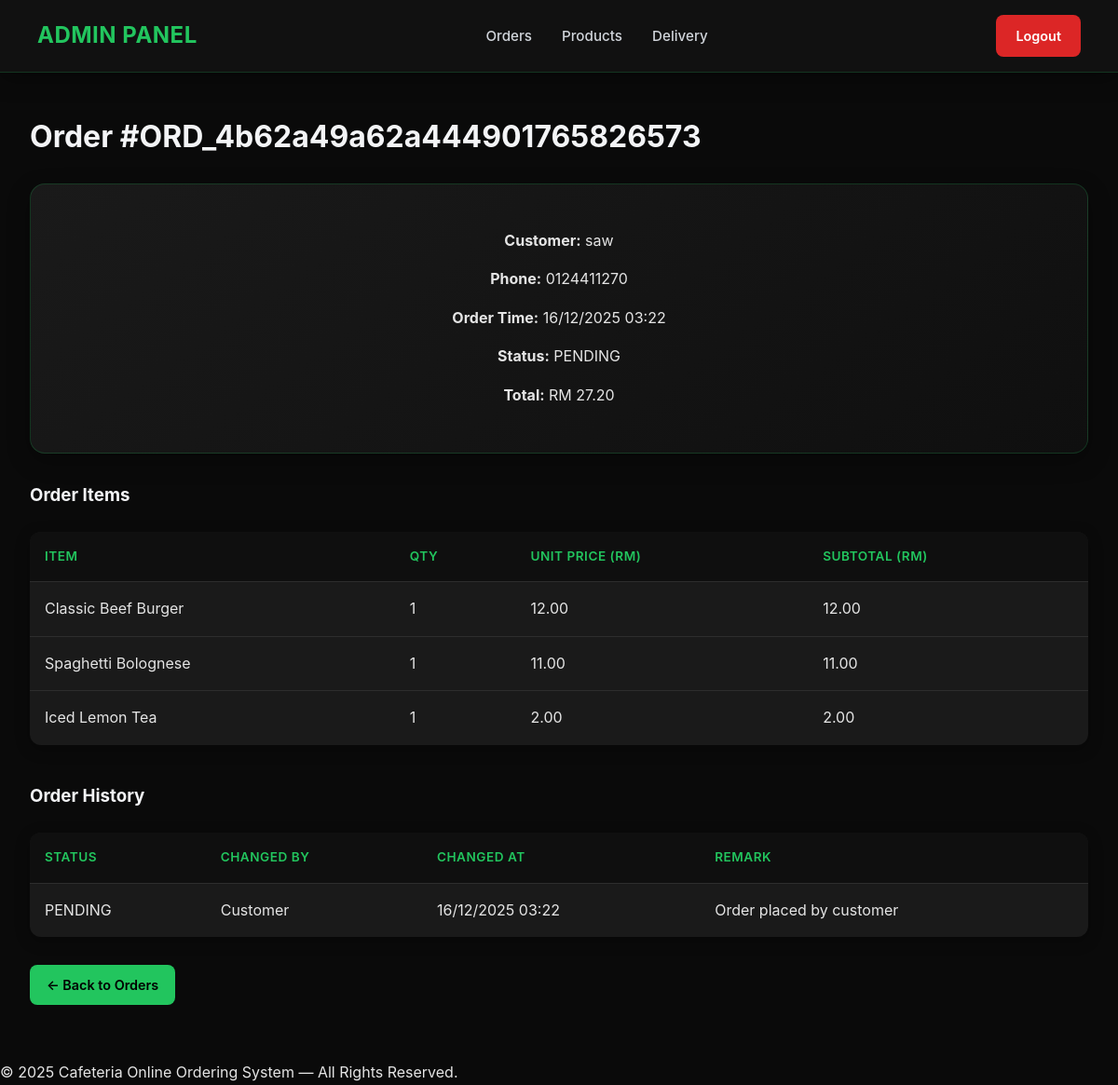
Page /admin_order_view.php?id=ORD_4b62a49a62a444901765826573 (signed in) on the committed database.
### tables this page shows
CREATE TABLE `order` (
  `OrderID` char(36) NOT NULL,
  `CustomerID` char(36) NOT NULL,
  `StaffID` char(36) DEFAULT NULL,
  `order_date` datetime NOT NULL DEFAULT current_timestamp(),
  `total_amount` decimal(10,2) NOT NULL,
  `status` enum('PENDING','CANCELLED','ACCEPTED','PREPARING','DELIVERING','COMPLETED','READY_TO_PICKUP') NOT NULL DEFAULT 'PENDING'
);

CREATE TABLE `customer` (
  `CustomerID` varchar(10) NOT NULL,
  `Name` varchar(100) DEFAULT NULL,
  `Phone` varchar(20) DEFAULT NULL,
  `Address` varchar(255) DEFAULT NULL,
  `password` varchar(255) DEFAULT NULL
);

CREATE TABLE `orderitems` (
  `ItemID` char(36) NOT NULL,
  `OrderID` char(36) NOT NULL,
  `ProductID` varchar(36) NOT NULL,
  `quantity` int(11) NOT NULL,
  `unit_price` decimal(10,2) NOT NULL
);

CREATE TABLE `product` (
  `ProductID` varchar(36) NOT NULL,
  `name` varchar(100) NOT NULL,
  `description` text DEFAULT NULL,
  `price` decimal(10,2) NOT NULL,
  `stock_quantity` int(11) NOT NULL,
  `categories` varchar(100) DEFAULT NULL,
  `ImageURL` varchar(255) DEFAULT NULL,
  `status` enum('ACTIVE','INACTIVE') DEFAULT 'ACTIVE'
);

CREATE TABLE `orderhistory` (
  `HistoryID` char(36) NOT NULL,
  `OrderID` char(36) NOT NULL,
  `status` varchar(30) NOT NULL,
  `changed_by_staff` char(36) DEFAULT NULL,
  `changed_at` datetime NOT NULL DEFAULT current_timestamp(),
  `remark` varchar(255) DEFAULT NULL
);

### admin_order_view.php (the view, shortened to what this page needs)
<?php
include 'admin_header.php';
$orderId = $_GET['id'];
$orderStmt = $conn->prepare("
    SELECT
        o.OrderID,
        o.order_date,
        o.status,
        o.total_amount,
        c.Name AS CustomerName,
        c.Phone
    FROM `order` o
    JOIN customer c ON o.CustomerID = c.CustomerID
    WHERE o.OrderID = ?
");
$orderStmt->bind_param("s", $orderId);
$orderStmt->execute();
$order = $orderStmt->get_result()->fetch_assoc();
$itemStmt = $conn->prepare("
    SELECT
        p.Name AS ProductName,
        oi.quantity,
        oi.unit_price
    FROM orderitems oi
    JOIN product p ON oi.ProductID = p.ProductID
    WHERE oi.OrderID = ?
");
$itemStmt->bind_param("s", $orderId);
$itemStmt->execute();
$items = $itemStmt->get_result();
$historyStmt = $conn->prepare("
    SELECT
        oh.status,
        oh.changed_at,
        oh.remark,
        s.Name AS StaffName
    FROM orderhistory oh
    LEFT JOIN staff s
        ON oh.changed_by_staff = s.StaffID
    WHERE oh.OrderID = ?
    ORDER BY oh.changed_at ASC
");
$historyStmt->bind_param("s", $orderId);
$historyStmt->execute();
$histories = $historyStmt->get_result();
?>
<div class="admin-page">
<div class="admin-wrap">
    <h1>Order #<?= htmlspecialchars($order['OrderID']) ?></h1>
    <div class="admin-card" style="margin-bottom:30px;">
        <p><strong>Customer:</strong> <?= htmlspecialchars($order['CustomerName']) ?></p>
        <p><strong>Phone:</strong> <?= htmlspecialchars($order['Phone']) ?></p>
        <p><strong>Order Time:</strong> <?= date('d/m/Y H:i', strtotime($order['order_date'])) ?></p>
        <p><strong>Status:</strong> <?= $order['status'] ?></p>
        <p><strong>Total:</strong> RM <?= number_format($order['total_amount'],2) ?></p>
    </div>
    <h3>Order Items</h3>
    <table class="admin-table">
        <tr>
            <th>Item</th>
            <th>Qty</th>
            <th>Unit Price (RM)</th>
            <th>Subtotal (RM)</th>
        </tr>
        <?php while ($item = $items->fetch_assoc()): ?>
        <tr>
            <td><?= htmlspecialchars($item['ProductName']) ?></td>
            <td><?= $item['quantity'] ?></td>
            <td><?= number_format($item['unit_price'], 2) ?></td>
            <td><?= number_format($item['unit_price'] * $item['quantity'], 2) ?></td>
        </tr>
        <?php endwhile; ?>
    </table>
    <h3 style="margin-top:40px;">Order History</h3>
    <table class="admin-table">
        <tr>
            <th>Status</th>
            <th>Changed By</th>
            <th>Changed At</th>
            <th>Remark</th>
        </tr>
        <?php while ($h = $histories->fetch_assoc()): ?>
        <tr>
            <td><?= $h['status'] ?></td>
            <td><?= $h['StaffName'] ? htmlspecialchars($h['StaffName']) : 'Customer' ?></td>
            <td><?= date('d/m/Y H:i', strtotime($h['changed_at'])) ?></td>
            <td><?= htmlspecialchars($h['remark']) ?></td>
        </tr>
        <?php endwhile; ?>
    </table>
    <a href="admin_orders.php" class="admin-btn-sm" style="margin-top:30px;">
        ← Back to Orders
    </a>
</div>
</div>
<?php include 'footer.php'; ?>

### admin_header.php (style rules this page uses)
* { box-sizing: border-box; }
body { margin: 0; font-family: -apple-system, BlinkMacSystemFont, "Segoe UI", "Roboto", "Helvetica Neue", Arial, sans-serif; background: #0a0a0a; color: #e5e5e5; line-height: 1.6; }
.admin-wrap { max-width: 1200px; margin: 0 auto; padding: 100px 32px 60px; }
.admin-card { background: linear-gradient(145deg, #1a1a1a, #0f0f0f); padding: 32px; border-radius: 16px; text-align: center; border: 1px solid rgba(34, 197, 94, 0.2); box-shadow: 0 8px 24px rgba(0, 0, 0, 0.3); transition: all 0.3s ease; }
.admin-table { width: 100%; border-collapse: collapse; margin-top: 24px; background: #1a1a1a; border-radius: 12px; overflow: hidden; box-shadow: 0 4px 16px rgba(0, 0, 0, 0.3); }
.admin-table th, .admin-table td { padding: 16px; text-align: left; border-bottom: 1px solid #2d2d2d; }
.admin-table th { background: #0f0f0f; color: #22c55e; font-weight: 600; text-transform: uppercase; font-size: 0.85rem; letter-spacing: 0.5px; }
.admin-table tr:last-child td { border-bottom: none; }
.admin-btn-sm { padding: 10px 18px; background: #22c55e; color: #000; border-radius: 8px; text-decoration: none; font-weight: 600; font-size: 0.9rem; transition: all 0.3s ease; display: inline-block; border: none; cursor: pointer; }
h1, h2, h3 { color: #f3f4f6; font-weight: 700; }
h1 { font-size: 2rem; margin-bottom: 24px; }

### rows in the picture
order: OrderID "ORD_4b62a49a62a444901765826573", CustomerID.Name "saw", CustomerID.Phone "0124411270", order_date "16/12/2025 03:22", status "PENDING", total_amount "27.20"
orderitems: ProductID.name "Classic Beef Burger", quantity "1", unit_price "12.00", $item['unit_price']*$item['quantity'] "12.00"
orderitems: ProductID.name "Spaghetti Bolognese", quantity "1", unit_price "11.00", $item['unit_price']*$item['quantity'] "11.00"
orderitems: ProductID.name "Iced Lemon Tea", quantity "1", unit_price "2.00", $item['unit_price']*$item['quantity'] "2.00"
orderhistory: status "PENDING", changed_at "16/12/2025 03:22", remark "Order placed by customer"
